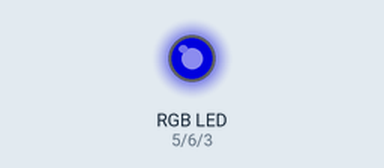
The sketch below on a simulated Arduino Uno, built with avr-gcc and run on an emulated ATmega328P. Parts: an RGB LED mixed from three pins (HIGH = lit). Dim RGB values are drawn brighter than linear.

Above: at 0.05 s.
At 1.5 s:
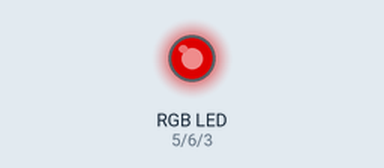
At 3.0 s:
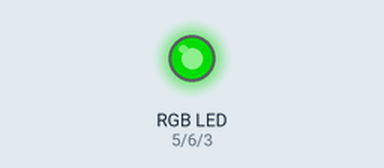
Timing chart, 0 to 6.9 s (numbered marks = the images above):
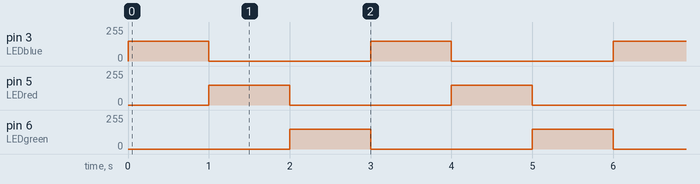

Measured:
- by itself, pin 3 (LEDblue), pin 5 (LEDred), pin 6 (LEDgreen): alternates 150/255 for 1.0 s and 0/255 for 2.0 s

The sketch:

main.ino
```cpp
int LEDblue = 3;
int LEDred = 5;
int LEDgreen = 6;
int b = 1000;
int dark = 0;
int brightnessblue = 150;
int brightnessred = 150;
int brightnessgreen = 150;

void setup() {
  pinMode(LEDblue, OUTPUT);
  pinMode(LEDgreen, OUTPUT);
  pinMode(LEDred, OUTPUT);
}

void loop() {
  analogWrite(LEDblue, brightnessblue);
  delay(b);

  analogWrite(LEDblue, dark);
  analogWrite(LEDred, brightnessred);
  delay(b);

  analogWrite(LEDred, dark);
  analogWrite(LEDgreen, brightnessgreen);
  delay(b);

  analogWrite(LEDgreen, dark);

}
```
